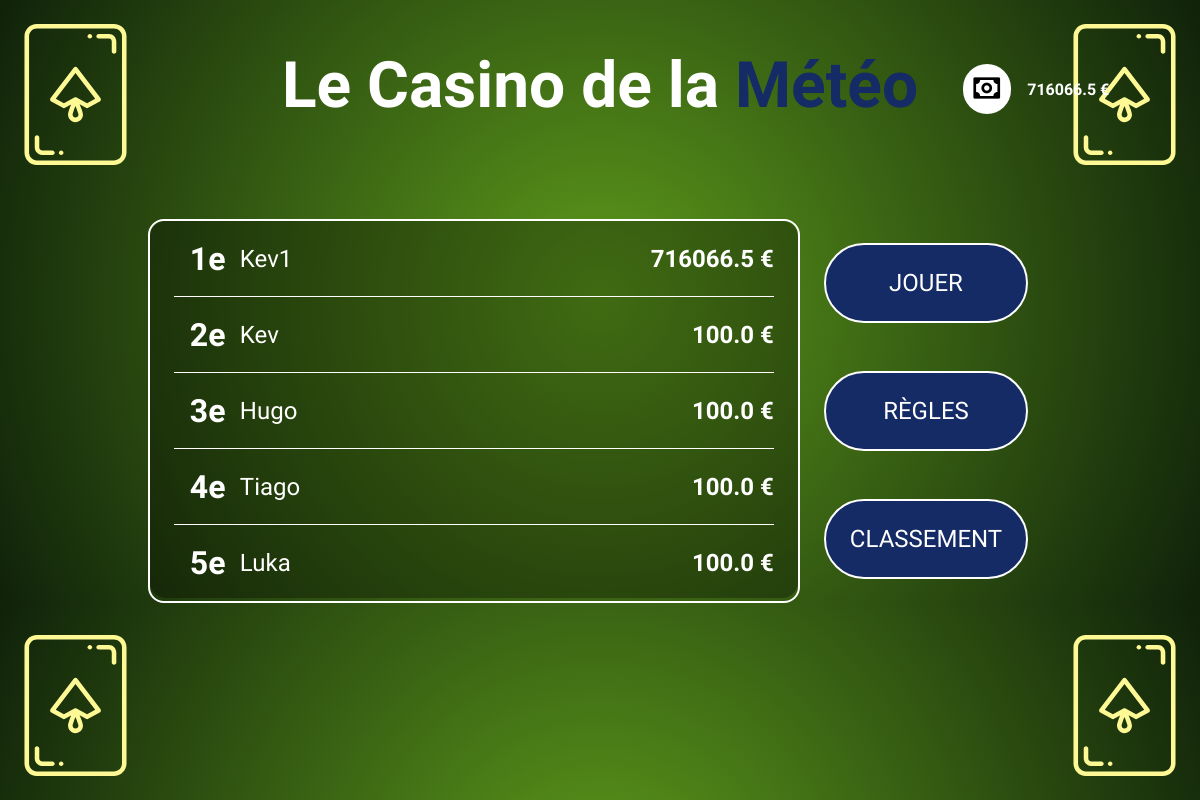
The app's page / (signed in), older data.
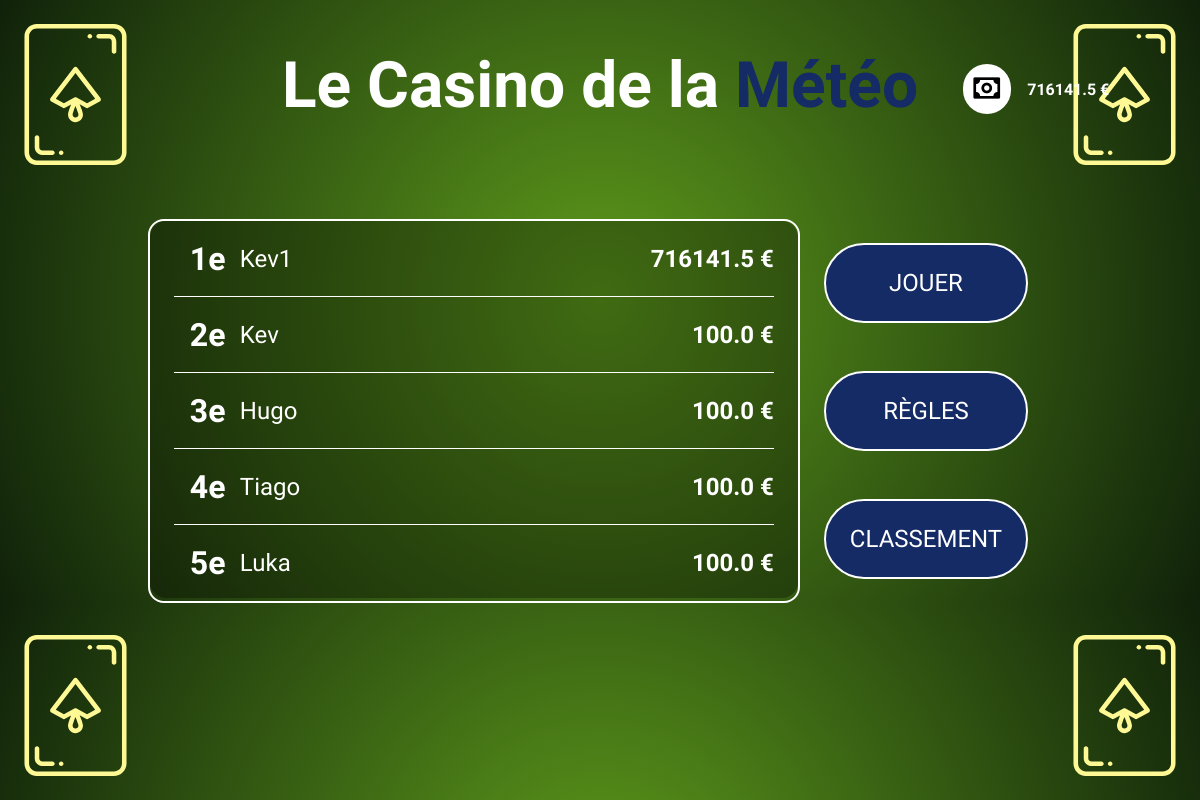
The same page, newer data.
### base/models.py (models this page shows)
class UserMoney(models.Model):
    user = models.ForeignKey(User, on_delete=models.CASCADE)
    money = models.FloatField(default=100)

### base/views.py (the view)
# urls.py: 2. Add a URL to urlpatterns:  path('', Home.as_view(), name='home')
@login_required
def Home(request):
    user = UserMoney.objects.get(user=request.user)
    Moneyuser = user.money
    ranking = UserMoney.objects.all().order_by('-money')[:5]
    return render(request, 'home.html', {'money': Moneyuser, 'ranking': ranking})

### base/templates/home.html (shortened to what this page needs)
{% extends 'layout/layout.html' %}
{% block content %}
<div class="cards">
</div>
<h1 class="title">Le Casino de la <strong>Météo</strong></h1>
<section class="menu">
    <div class="containerRanking">
        <div class="ranking">
            {% if ranking %}
                {% for userRank in ranking %}
                    <div class="userRank">
                            <h2 class="ranknumber">{{ forloop.counter }}e</h2>
                            <h3>{{ userRank.user.username }}</h3>
                            <h2 class="usermoney">{{ userRank.money }} €</h2>
                </div>
                {% endfor %}
            {% endif %}
        </div>
    </div>
    <div class="buttonsMenu">
        <a href="/play">Jouer</a>
        <a href="/rules">Règles</a>
        <a href="/ranking">Classement</a>
    </div>
</section>
{% endblock %}

### base/templates/layout/layout.html (shortened to what this page needs)
<!DOCTYPE html>
{% load static %}
<html lang="en">
<head>
    <link rel="stylesheet" href="{% static 'css/style.css' %}">
    <link rel="stylesheet" href="{% static 'css/home.css' %}">
    <link href='https://unpkg.com/boxicons@2.1.4/css/boxicons.min.css' rel='stylesheet'>
</head>
<body>
    <div class="moneyUser">
        <div><i class='bx bx-money'></i></div>
        <div><p id="money">{{ money }} €</p></div>
    </div>
    {% block content %} {% endblock %}
</body>

Row changes from the older to the newer data that the page shows:
changed UserMoney "Kev1": money "716066.5" → "716141.5"
